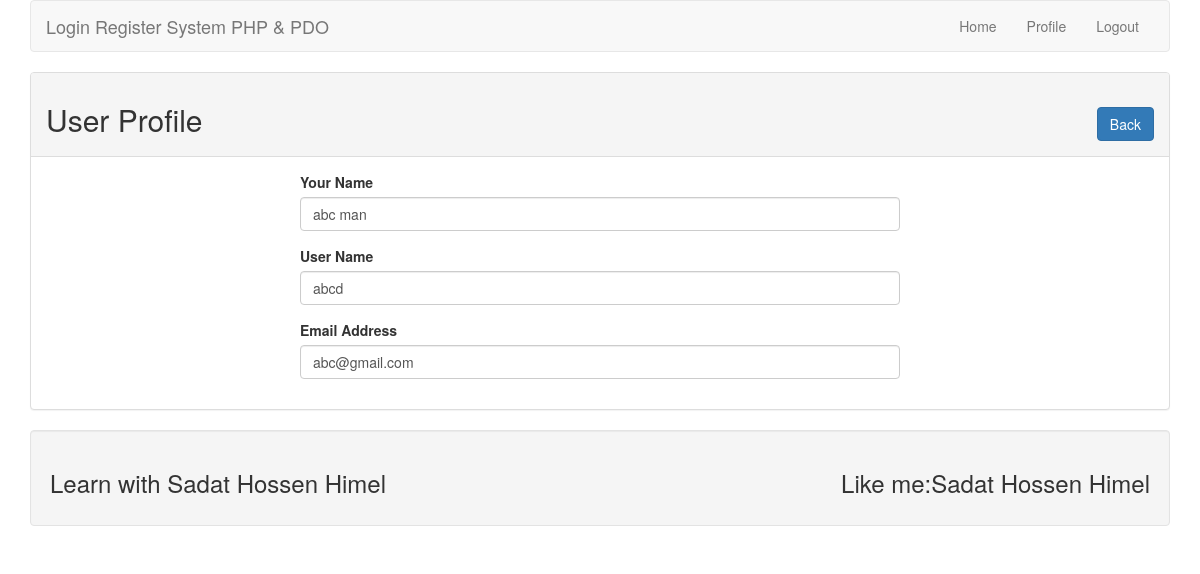
/profile.php?id=13 (signed in), run on the app's committed database.
### tables this page shows
CREATE TABLE `tbl_user` (
  `id` int(11) NOT NULL,
  `name` varchar(255) NOT NULL,
  `username` varchar(255) NOT NULL,
  `email` varchar(255) NOT NULL,
  `password` varchar(255) NOT NULL
);

### lib/User.php (called while the page is built, shortened)
<?php
    include 'Database.php';
class User {
	private $db;
	function __construct(){
		$this->db = new Database();
	}
    public function getUserById($userid) {
        $sql = "SELECT * FROM tbl_user WHERE id = :id LIMIT 1";
        $query = $this->db->pdo->prepare($sql);
        $query->bindValue(':id', $userid);
        $query->execute();
        $result = $query->fetch(PDO::FETCH_OBJ);
        return $result;
    }
}
 ?>

### lib/Database.php (called while the page is built, shortened)
<?php
class Database{
	private $hostdb = "localhost";
	private $userdb = "root";
	private $passdb = "";
	private $namedb = "project_lr";
	function __construct(){
		if (!isset($this->pro)) {
			try {
				$link =  new PDO("mysql:host=".$this->hostdb.";dbname=".$this->namedb, $this->userdb, $this->passdb);
				$link->setAttribute(PDO::ATTR_ERRMODE, PDO::ERRMODE_EXCEPTION);
				$link->exec("SET CHARACTER SET utf8");
				$this->pdo = $link;
			} catch (PDOException $e) {
				die("Failed to connect with Database".$e->getMessage());
			}
		}
	}
}

### profile.php (the view, shortened to what this page needs)
<?php
include 'lib/User.php';
include 'inc/header.php';
?>
<?php
    if (isset($_GET['id'])){
        $userId = (int)$_GET['id'];
    }
    $user = new User();
?>
    <div class="panel panel-default">
        <div class="panel-heading">
            <h2>User Profile <sapn class="pull-right"><a class="btn btn-primary" href="index.php">Back</a></sapn></h2>
        </div>
        <div class="panel-body">
            <div style="max-width: 600px; margin: 0 auto ">
            <?php
                $userData = $user->getUserById($userId);
                if ($userId) {
            ?>
            <form action="" method="POST">
                <div class="form-group">
                    <label for="name">Your Name</label>
                    <input type="text" id="name" name="name" class="form-control" value="<?php echo $userData->name; ?>"/>
                </div>
                <div class="form-group">
                    <label for="username">User Name</label>
                    <input type="text" id="username" name="username" class="form-control" value="<?php echo $userData->username?>"/>
                </div>
                <div class="form-group">
                    <label for="email">Email Address</label>
                    <input type="text" id="email" name="email" class="form-control" value="<?php echo $userData->email; ?>"/>
                </div>
            </form>
            <?php
                }
            ?>
            </div>
        </div>
    </div>
<?php
include 'inc/footer.php';
?>

### data on the page
tbl_user: name "abc man", username "abcd", email "abc@gmail.com"
